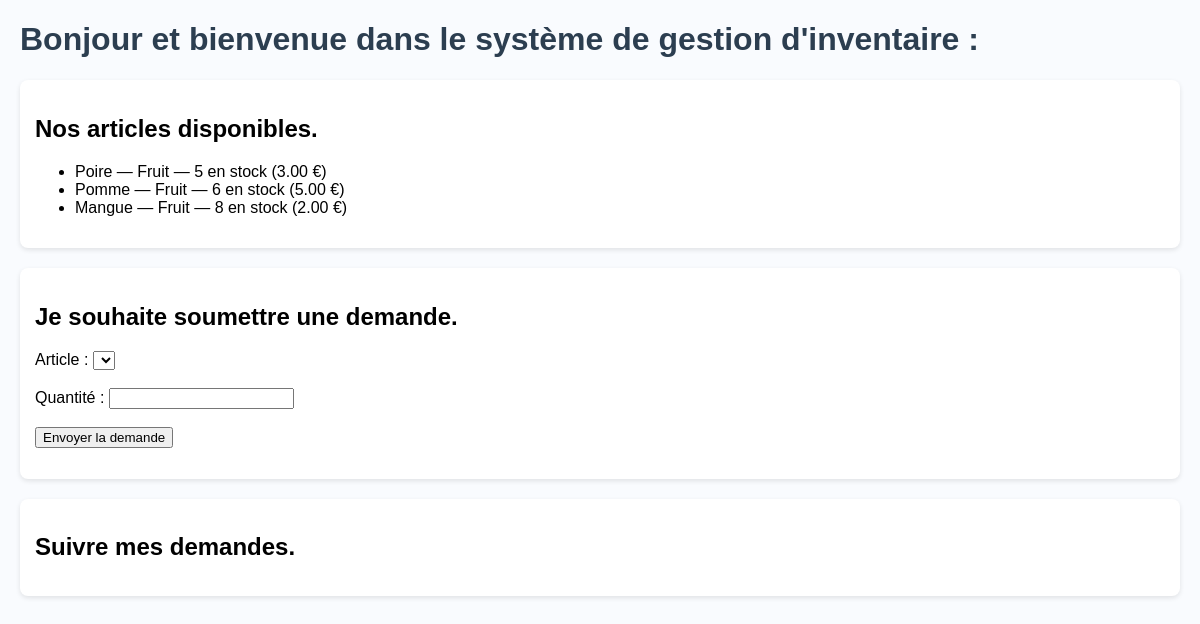
The app's page /inventaire/, older data.
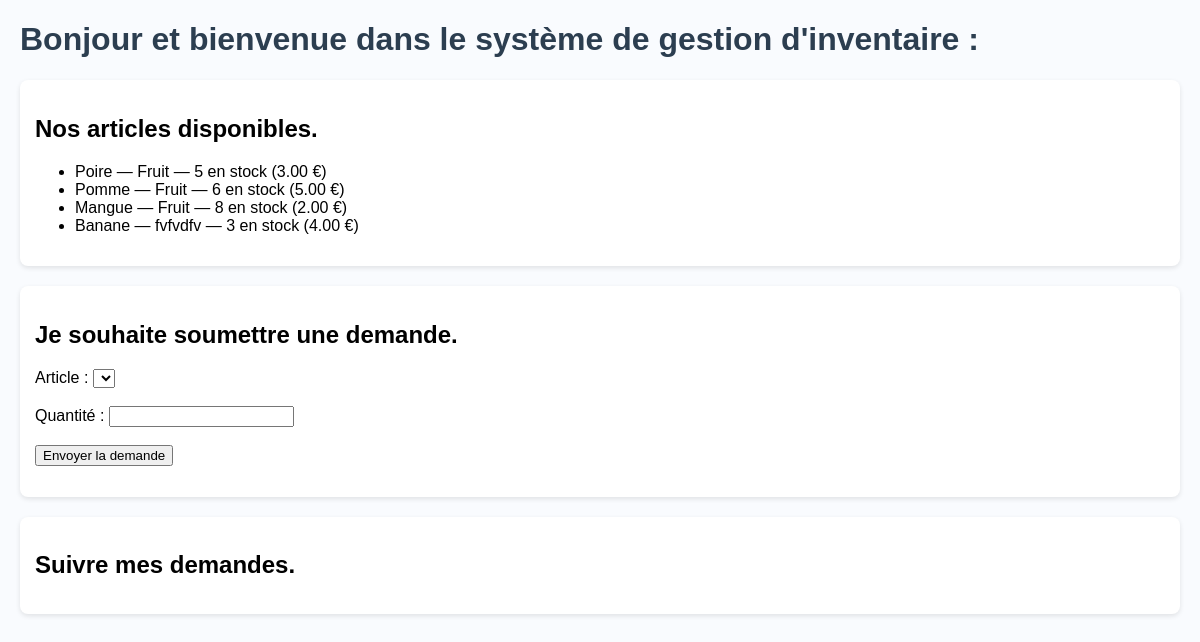
The same page, newer data.
### inventory/models.py (models this page shows, shortened)
class Product(models.Model):
    name = models.CharField(max_length=100) #Nom du produit
    description = models.TextField(blank=True) #Description du produit
    quantity = models.PositiveIntegerField() #Quantité
    price = models.DecimalField(max_digits=10, decimal_places=2) #Prix

### inventory/views.py (the view)
# urls.py: path('inventaire/', views.product_list, name='liste_produit'),
def product_list(request):
    products = Product.objects.all()
    return render(request, 'liste_produit.html', {'products': products})

### inventory/templates/liste_produit.html (shortened to what this page needs)
{% load static %}
<!DOCTYPE html>
<html lang="fr">
    <head>
        <link rel="stylesheet" href="{% static 'inventory/style.css' %}">
    </head>
<body>
    <h1>Bonjour et bienvenue dans le système de gestion d'inventaire :</h1>
     <section>
        <h2>Nos articles disponibles.</h2>
            <ul id="product-list">
                 {% for product in products %}
                   <li>{{ product.name }} — {{ product.description }} — {{ product.quantity }} en stock ({{ product.price }} €)</li>
                 {% endfor %}
            </ul>
     </section>
      <section>
        <h2>Je souhaite soumettre une demande.</h2>
        <form id="request-form">
            <label fort="product">Article :</label>
            <select for="product-select" required></select><br><br>
            <label for="quantity">Quantité :</label>
            <input type="number" id="quantity" min="1" required><br><br>
            <button type="submit">Envoyer la demande</button>
        </form>
      </section>
       <section>
        <h2>Suivre mes demandes.</h2>
       </section>
</body>
</html>

Row changes from the older to the newer data that the page shows:
added Product: name "Banane", description "fvfvdfv", quantity "3", price "4.00"
